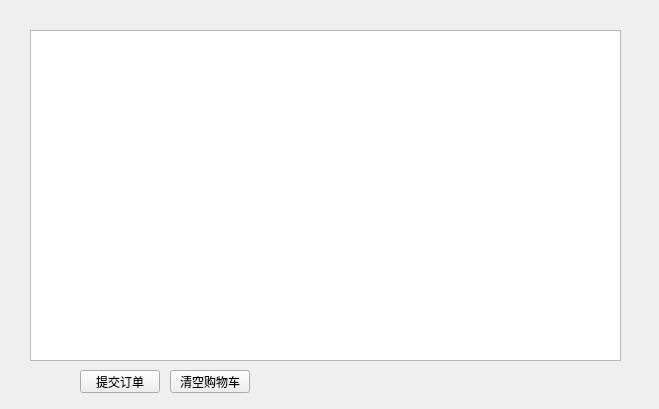
<?xml version="1.0" encoding="UTF-8"?>
<ui version="4.0">
 <class>cartWidget</class>
 <widget class="QWidget" name="cartWidget">
  <property name="geometry">
   <rect>
    <x>0</x>
    <y>0</y>
    <width>659</width>
    <height>409</height>
   </rect>
  </property>
  <property name="windowTitle">
   <string>Form</string>
  </property>
  <widget class="QTableView" name="cart">
   <property name="geometry">
    <rect>
     <x>30</x>
     <y>30</y>
     <width>591</width>
     <height>331</height>
    </rect>
   </property>
   <property name="editTriggers">
    <set>QAbstractItemView::AnyKeyPressed|QAbstractItemView::DoubleClicked|QAbstractItemView::EditKeyPressed</set>
   </property>
  </widget>
  <widget class="QPushButton" name="submit">
   <property name="geometry">
    <rect>
     <x>80</x>
     <y>370</y>
     <width>80</width>
     <height>23</height>
    </rect>
   </property>
   <property name="text">
    <string>提交订单</string>
   </property>
  </widget>
  <widget class="QPushButton" name="clear">
   <property name="geometry">
    <rect>
     <x>170</x>
     <y>370</y>
     <width>80</width>
     <height>23</height>
    </rect>
   </property>
   <property name="text">
    <string>清空购物车</string>
   </property>
  </widget>
 </widget>
 <resources/>
 <connections/>
</ui>
